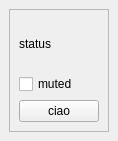
<ui version="4.0" >
 <class>participant</class>
 <widget class="QDockWidget" name="participant" >
  <property name="geometry" >
   <rect>
    <x>0</x>
    <y>0</y>
    <width>115</width>
    <height>141</height>
   </rect>
  </property>
  <property name="floating" >
   <bool>true</bool>
  </property>
  <property name="features" >
   <set>QDockWidget::AllDockWidgetFeatures</set>
  </property>
  <property name="allowedAreas" >
   <set>Qt::AllDockWidgetAreas</set>
  </property>
  <property name="windowTitle" >
   <string>mapf</string>
  </property>
  <widget class="QWidget" name="dockWidgetContents" >
   <layout class="QGridLayout" name="gridLayout" >
    <item row="0" column="0" >
     <widget class="QFrame" name="frame" >
      <property name="frameShape" >
       <enum>QFrame::StyledPanel</enum>
      </property>
      <property name="frameShadow" >
       <enum>QFrame::Raised</enum>
      </property>
      <layout class="QGridLayout" name="gridLayout_2" >
       <item row="0" column="0" >
        <widget class="QLabel" name="l_status" >
         <property name="text" >
          <string>status</string>
         </property>
        </widget>
       </item>
       <item row="2" column="0" >
        <widget class="QPushButton" name="bt_ciao" >
         <property name="text" >
          <string>ciao</string>
         </property>
        </widget>
       </item>
       <item row="1" column="0" >
        <widget class="QCheckBox" name="cb_muted" >
         <property name="text" >
          <string>muted</string>
         </property>
        </widget>
       </item>
      </layout>
     </widget>
    </item>
   </layout>
  </widget>
 </widget>
 <resources/>
 <connections/>
</ui>
